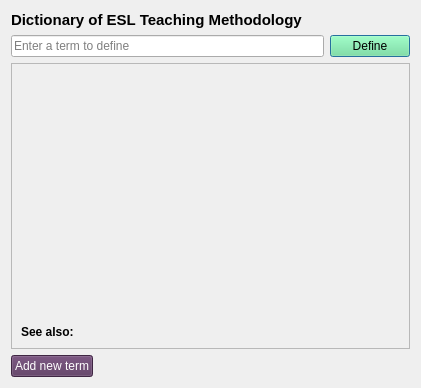
<?xml version="1.0" encoding="UTF-8"?>
<ui version="4.0">
 <class>main</class>
 <widget class="QDialog" name="main">
  <property name="geometry">
   <rect>
    <x>0</x>
    <y>0</y>
    <width>421</width>
    <height>388</height>
   </rect>
  </property>
  <property name="windowTitle">
   <string>Dialog</string>
  </property>
  <layout class="QGridLayout" name="gridLayout">
   <item row="1" column="0">
    <widget class="QLineEdit" name="term_input">
     <property name="sizePolicy">
      <sizepolicy hsizetype="MinimumExpanding" vsizetype="Fixed">
       <horstretch>0</horstretch>
       <verstretch>0</verstretch>
      </sizepolicy>
     </property>
     <property name="text">
      <string/>
     </property>
     <property name="placeholderText">
      <string>Enter a term to define</string>
     </property>
    </widget>
   </item>
   <item row="1" column="1">
    <widget class="QPushButton" name="find_btn">
     <property name="sizePolicy">
      <sizepolicy hsizetype="Fixed" vsizetype="Fixed">
       <horstretch>0</horstretch>
       <verstretch>0</verstretch>
      </sizepolicy>
     </property>
     <property name="styleSheet">
      <string notr="true">
background-color: #70E892;</string>
     </property>
     <property name="text">
      <string>Define</string>
     </property>
    </widget>
   </item>
   <item row="0" column="0" colspan="2">
    <widget class="QLabel" name="app_title">
     <property name="sizePolicy">
      <sizepolicy hsizetype="Expanding" vsizetype="Fixed">
       <horstretch>0</horstretch>
       <verstretch>0</verstretch>
      </sizepolicy>
     </property>
     <property name="font">
      <font>
       <pointsize>11</pointsize>
       <weight>75</weight>
       <bold>true</bold>
      </font>
     </property>
     <property name="text">
      <string>Dictionary of ESL Teaching Methodology</string>
     </property>
    </widget>
   </item>
   <item row="2" column="0" colspan="2">
    <widget class="QScrollArea" name="defined_term">
     <property name="widgetResizable">
      <bool>true</bool>
     </property>
     <widget class="QWidget" name="defined_term_content">
      <property name="geometry">
       <rect>
        <x>0</x>
        <y>0</y>
        <width>401</width>
        <height>286</height>
       </rect>
      </property>
      <layout class="QVBoxLayout" name="verticalLayout_2">
       <item>
        <widget class="QLabel" name="term">
         <property name="sizePolicy">
          <sizepolicy hsizetype="Maximum" vsizetype="Fixed">
           <horstretch>0</horstretch>
           <verstretch>0</verstretch>
          </sizepolicy>
         </property>
         <property name="font">
          <font>
           <pointsize>20</pointsize>
           <weight>75</weight>
           <bold>true</bold>
          </font>
         </property>
         <property name="text">
          <string/>
         </property>
        </widget>
       </item>
       <item>
        <widget class="QLabel" name="definition">
         <property name="sizePolicy">
          <sizepolicy hsizetype="Preferred" vsizetype="Expanding">
           <horstretch>0</horstretch>
           <verstretch>0</verstretch>
          </sizepolicy>
         </property>
         <property name="text">
          <string/>
         </property>
         <property name="alignment">
          <set>Qt::AlignLeading|Qt::AlignLeft|Qt::AlignTop</set>
         </property>
         <property name="wordWrap">
          <bool>true</bool>
         </property>
        </widget>
       </item>
       <item>
        <widget class="QLabel" name="see_also_title">
         <property name="sizePolicy">
          <sizepolicy hsizetype="Maximum" vsizetype="Preferred">
           <horstretch>0</horstretch>
           <verstretch>0</verstretch>
          </sizepolicy>
         </property>
         <property name="font">
          <font>
           <weight>75</weight>
           <bold>true</bold>
          </font>
         </property>
         <property name="text">
          <string>See also:</string>
         </property>
        </widget>
       </item>
       <item>
        <layout class="QVBoxLayout" name="see_also_terms"/>
       </item>
      </layout>
     </widget>
    </widget>
   </item>
   <item row="3" column="0">
    <widget class="QPushButton" name="edit_btn">
     <property name="sizePolicy">
      <sizepolicy hsizetype="Fixed" vsizetype="Fixed">
       <horstretch>0</horstretch>
       <verstretch>0</verstretch>
      </sizepolicy>
     </property>
     <property name="styleSheet">
      <string notr="true">background-color: #58355E;
color: white;</string>
     </property>
     <property name="text">
      <string>Add new term</string>
     </property>
    </widget>
   </item>
  </layout>
 </widget>
 <resources/>
 <connections/>
</ui>
